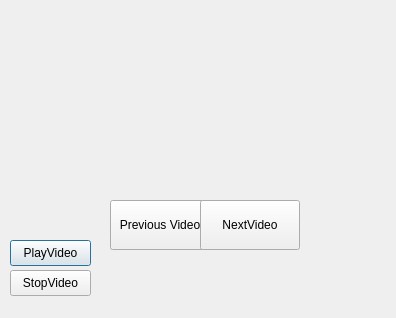
<?xml version="1.0" encoding="UTF-8"?>
<ui version="4.0">
 <class>Dialog</class>
 <widget class="QDialog" name="Dialog">
  <property name="geometry">
   <rect>
    <x>0</x>
    <y>0</y>
    <width>396</width>
    <height>318</height>
   </rect>
  </property>
  <property name="windowTitle">
   <string>Dialog</string>
  </property>
  <widget class="QPushButton" name="pushButton">
   <property name="geometry">
    <rect>
     <x>10</x>
     <y>240</y>
     <width>81</width>
     <height>26</height>
    </rect>
   </property>
   <property name="text">
    <string>PlayVideo</string>
   </property>
  </widget>
  <widget class="QPushButton" name="pushButton_2">
   <property name="geometry">
    <rect>
     <x>10</x>
     <y>270</y>
     <width>81</width>
     <height>26</height>
    </rect>
   </property>
   <property name="text">
    <string>StopVideo</string>
   </property>
  </widget>
  <widget class="QPushButton" name="pushButton_3">
   <property name="geometry">
    <rect>
     <x>110</x>
     <y>200</y>
     <width>100</width>
     <height>50</height>
    </rect>
   </property>
   <property name="text">
    <string>Previous Video</string>
   </property>
  </widget>
  <widget class="QPushButton" name="pushButton_4">
   <property name="geometry">
    <rect>
     <x>200</x>
     <y>200</y>
     <width>100</width>
     <height>50</height>
    </rect>
   </property>
   <property name="text">
    <string>NextVideo</string>
   </property>
  </widget>
  <widget class="QLabel" name="label">
   <property name="enabled">
    <bool>true</bool>
   </property>
   <property name="geometry">
    <rect>
     <x>160</x>
     <y>50</y>
     <width>1280</width>
     <height>720</height>
    </rect>
   </property>
   <property name="mouseTracking">
    <bool>false</bool>
   </property>
   <property name="text">
    <string>TextLabel</string>
   </property>
  </widget>
 </widget>
 <resources/>
 <connections/>
</ui>
